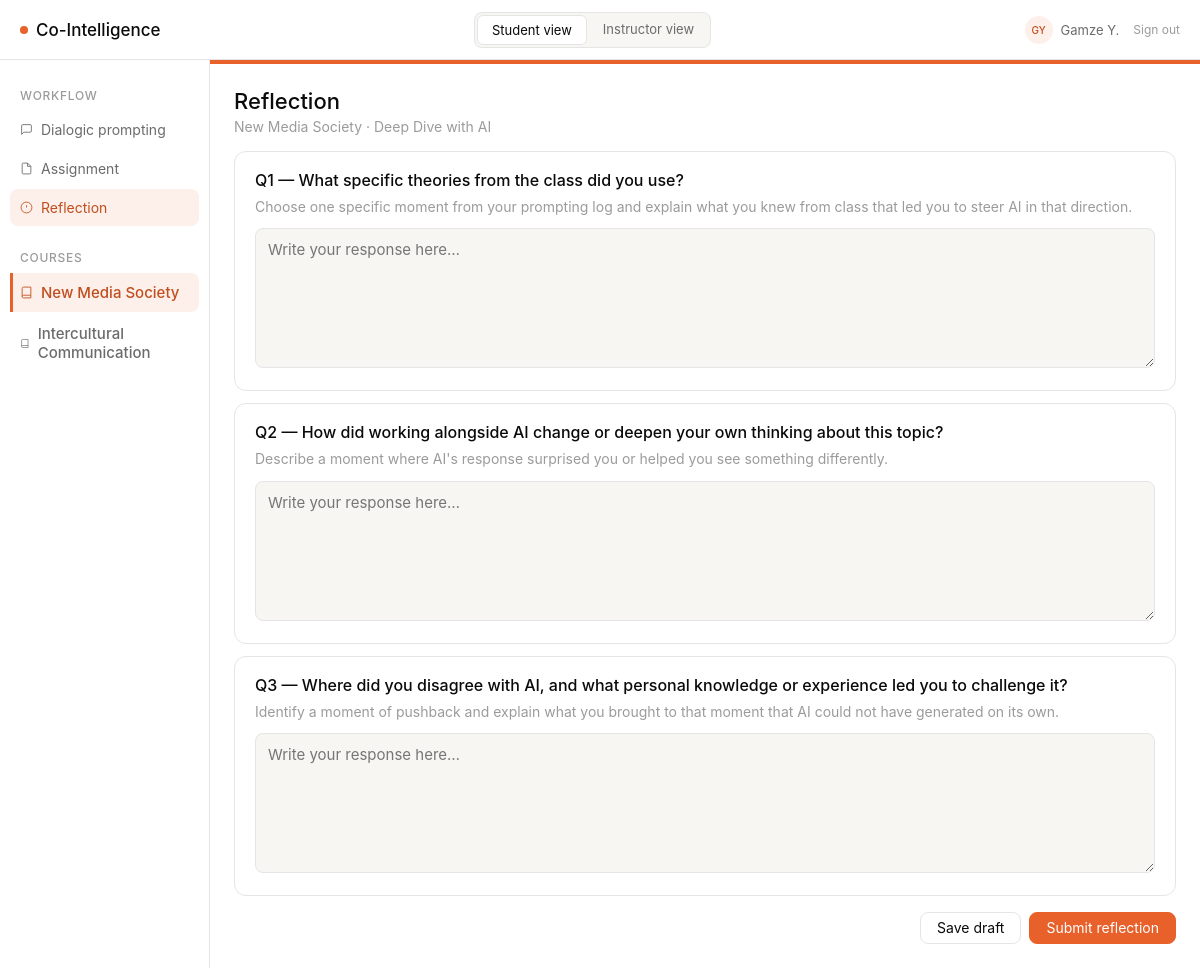
Page /student/reflection (signed in) on the committed database.
### models/models.py (models this page shows, shortened)
class User(db.Model, UserMixin):
    __tablename__ = "users"
    id = db.Column(db.Integer, primary_key=True)
    role = db.Column(db.String(20), nullable=False, default="student")  # instructor | student | dev
    display_name = db.Column(db.String(100), nullable=False)
    is_dev = db.Column(db.Boolean, nullable=False, default=False)

class Course(db.Model):
    __tablename__ = "courses"
    id = db.Column(db.Integer, primary_key=True)
    name = db.Column(db.String(200), nullable=False)
    learning_objective = db.Column(db.Text, nullable=False)
    required_concepts = db.Column(db.JSON, nullable=False, default=list)
    output_modalities = db.Column(db.JSON, nullable=False, default=list)
    min_exchanges = db.Column(db.Integer, nullable=False, default=5)
    color = db.Column(db.String(20), nullable=False, default="#E8602A")
    color_light = db.Column(db.String(20), nullable=False, default="#FDF0EA")
    color_text = db.Column(db.String(20), nullable=False, default="#C04E1E")
    color_hover = db.Column(db.String(20), nullable=False, default="#d4521f")
    assignments = db.relationship("Assignment", back_populates="course")
    students = db.relationship("Student", back_populates="course")

class Assignment(db.Model):
    __tablename__ = "assignments"
    id = db.Column(db.Integer, primary_key=True)
    course_id = db.Column(db.Integer, db.ForeignKey("courses.id"), nullable=False)
    title = db.Column(db.String(200), nullable=False)
    description = db.Column(db.Text, nullable=False)
    due_date = db.Column(db.DateTime, nullable=True)
    modality = db.Column(db.String(100), nullable=True)
    instructions = db.Column(db.Text, nullable=True)
    sections_config = db.Column(db.JSON, nullable=True)
    concepts_required = db.Column(db.Boolean, nullable=False, default=False)
    required_concepts = db.Column(db.JSON, nullable=False, default=list)
    intensity = db.Column(db.String(50), nullable=False, default="balanced")
    phase_1_end = db.Column(db.Integer, nullable=False, default=3)
    phase_2_end = db.Column(db.Integer, nullable=False, default=6)
    phase_3_end = db.Column(db.Integer, nullable=False, default=9)
    supplementary_instructions = db.Column(db.Text, nullable=False, default="")
    max_score = db.Column(db.Float, nullable=False, default=100)
    course = db.relationship("Course", back_populates="assignments")
    exchanges = db.relationship("PromptExchange", back_populates="assignment")
    reflections = db.relationship("Reflection", back_populates="assignment")
    outputs = db.relationship("Output", back_populates="assignment")
    assessment_scores = db.relationship("AssessmentScore", back_populates="assignment")
    session_summaries = db.relationship("SessionSummary", back_populates="assignment")

class ReflectionConfig(db.Model):
    __tablename__ = "reflection_configs"
    id = db.Column(db.Integer, primary_key=True)
    assignment_id = db.Column(db.Integer, db.ForeignKey("assignments.id"), nullable=False, unique=True)
    question_1 = db.Column(db.Text, nullable=False)
    question_2 = db.Column(db.Text, nullable=False)
    question_3 = db.Column(db.Text, nullable=False)
    hint_1 = db.Column(db.Text, nullable=True)
    hint_2 = db.Column(db.Text, nullable=True)
    hint_3 = db.Column(db.Text, nullable=True)
    updated_at = db.Column(db.DateTime, default=datetime.utcnow)
    assignment = db.relationship("Assignment")

### routes/student_routes.py (the view, shortened to what this page needs)
@student_bp.route("/reflection", methods=["GET", "POST"])
def reflection():
    student, assignment, course = _get_context()
    existing = Reflection.query.filter_by(
        student_id=student.id, assignment_id=assignment.id
    ).first()
    cfg = ReflectionConfig.query.filter_by(assignment_id=assignment.id).first()
    if cfg:
        questions = {
            "question_1": cfg.question_1,
            "question_2": cfg.question_2,
            "question_3": cfg.question_3,
            "hint_1": cfg.hint_1 or "",
            "hint_2": cfg.hint_2 or "",
            "hint_3": cfg.hint_3 or "",
        }
    else:
        questions = {k: (v or "") for k, v in DEFAULT_REFLECTION_QUESTIONS.items()}
    grade = Grade.query.filter_by(
        student_id=student.id, assignment_id=assignment.id
    ).first()
    return render_template(
        "student/reflection.html",
        student=student,
        assignment=assignment,
        course=course,
        existing=existing,
        questions=questions,
        grade=grade,
    )

### routes/student_routes.py (called while the page is built, shortened)
@student_bp.before_request
def require_student_access():
    if not current_user.is_authenticated:
        return redirect(url_for("login"))
    if current_user.role not in ("student", "instructor", "dev"):
        return redirect(url_for("login"))

def _get_context():
    from flask_login import current_user
    course_id = session.get("course_id")
    if course_id:
        course = Course.query.get(course_id)
    else:
        course = Course.query.first()
        if course:
            session["course_id"] = course.id
    if not course:
        return None, None, None
    student = Student.query.filter_by(name="Alex M.", course_id=course.id).first()
    assignment = Assignment.query.filter_by(course_id=course.id).first()
    return student, assignment, course

### templates/student/reflection.html (shortened to what this page needs)
{% extends "base.html" %}
{% block sidebar %}
<nav class="sidebar">
  <div class="sidebar-section">Workflow</div>
  <a href="{{ url_for('student.prompting') }}"
     class="sidebar-item{% if request.endpoint == 'student.prompting' %} active{% endif %}">
    <svg width="13" height="13" fill="none" stroke="currentColor" stroke-width="1.6" viewBox="0 0 24 24"><path d="M21 15a2 2 0 0 1-2 2H7l-4 4V5a2 2 0 0 1 2-2h14a2 2 0 0 1 2 2z"/></svg>
    Dialogic prompting
  </a>
  <a href="{{ url_for('student.assignment') }}"
     class="sidebar-item{% if request.endpoint == 'student.assignment' %} active{% endif %}">
    <svg width="13" height="13" fill="none" stroke="currentColor" stroke-width="1.6" viewBox="0 0 24 24"><path d="M14 2H6a2 2 0 0 0-2 2v16a2 2 0 0 0 2 2h12a2 2 0 0 0 2-2V8z"/><polyline points="14 2 14 8 20 8"/></svg>
    Assignment
  </a>
  <a href="{{ url_for('student.reflection') }}"
     class="sidebar-item{% if request.endpoint == 'student.reflection' %} active{% endif %}">
    <svg width="13" height="13" fill="none" stroke="currentColor" stroke-width="1.6" viewBox="0 0 24 24"><circle cx="12" cy="12" r="10"/><line x1="12" y1="8" x2="12" y2="12"/><line x1="12" y1="16" x2="12.01" y2="16"/></svg>
    Reflection
  </a>
  {% include "_course_nav.html" %}
</nav>
{% endblock %}
{% block content %}
{% set is_submitted = existing is not none and existing.is_submitted %}
{% set is_reopened  = existing is not none and existing.is_submitted and existing.is_reopened %}
<div style="margin-bottom:16px;">
  <h1 class="page-title">Reflection</h1>
  <div class="page-sub">{{ course.name }} &middot; {{ assignment.title }}</div>
</div>
{% if is_submitted and not is_reopened %}
<div style="margin-bottom:14px;">
  <span class="pill pill-submitted">&#10003; Submitted {{ existing.submitted_at.strftime('%b %d at %H:%M') }}
    {% if existing.resubmitted_at %}&middot; resubmitted {{ existing.resubmitted_at.strftime('%b %d') }}{% endif %}
  </span>
</div>
<div class="card q-card">
  <div class="q-label">Q1 — {{ questions['question_1'] }}</div>
  <div class="q-answer">{{ existing.question_1 }}</div>
</div>
<div class="card q-card">
  <div class="q-label">Q2 — {{ questions['question_2'] }}</div>
  <div class="q-answer">{{ existing.question_2 }}</div>
</div>
<div class="card q-card">
  <div class="q-label">Q3 — {{ questions['question_3'] }}</div>
  <div class="q-answer">{{ existing.question_3 }}</div>
</div>
<div class="card" style="margin-top:4px;">
  <div style="font-size:12px;font-weight:500;color:var(--text-secondary);margin-bottom:10px;">Instructor feedback</div>
  {% if grade and grade.is_published %}
    {% if grade.feedback %}
    <div style="font-size:14px;color:var(--text-primary);line-height:1.7;white-space:pre-wrap;margin-bottom:10px;">{{ grade.feedback }}</div>
    {% endif %}
    <div style="font-size:11px;color:var(--text-tertiary);">Published {{ grade.published_at.strftime('%b %d at %H:%M') }}</div>
  {% else %}
    <div style="font-size:12px;color:var(--text-tertiary);">Your instructor will leave feedback here after reviewing your work.</div>
  {% endif %}
</div>
{% else %}
<div class="card q-card">
  <div class="q-label">Q1 — {{ questions['question_1'] }}</div>
  {% if questions['hint_1'] %}<div class="q-hint">{{ questions['hint_1'] }}</div>{% endif %}
  <textarea id="q1" rows="5" placeholder="Write your response here…">{{ existing.question_1 if existing else '' }}</textarea>
</div>
<div class="card q-card">
  <div class="q-label">Q2 — {{ questions['question_2'] }}</div>
  {% if questions['hint_2'] %}<div class="q-hint">{{ questions['hint_2'] }}</div>{% endif %}
  <textarea id="q2" rows="5" placeholder="Write your response here…">{{ existing.question_2 if existing else '' }}</textarea>
</div>
<div class="card q-card">
  <div class="q-label">Q3 — {{ questions['question_3'] }}</div>
  {% if questions['hint_3'] %}<div class="q-hint">{{ questions['hint_3'] }}</div>{% endif %}
  <textarea id="q3" rows="5" placeholder="Write your response here…">{{ existing.question_3 if existing else '' }}</textarea>
</div>
<div class="action-row">
  <button class="btn" onclick="saveDraft()">Save draft</button>
  {% if is_reopened %}
  <button class="btn btn-primary" onclick="resubmitReflection()">Resubmit reflection</button>
  {% else %}
  <button class="btn btn-primary" onclick="confirmSubmit()">Submit reflection</button>
  {% endif %}
</div>
{% endif %}
{% endblock %}

### templates/base.html (shortened to what this page needs)
<!DOCTYPE html>
<html lang="en">
<head>
  <link rel="stylesheet" href="{{ url_for('static', filename='style.css') }}" />
  <link rel="stylesheet" href="https://cdn.jsdelivr.net/npm/@tabler/icons-webfont@latest/tabler-icons.min.css" />
</head>
<body>
{% set is_student    = request.path.startswith('/student') %}
{% set is_instructor = request.path.startswith('/instructor') %}
{% if current_user.is_authenticated %}
  {% set _display = current_user.display_name %}
  {% set _parts   = _display.split() %}
  {% set _initials = (_parts[0][0] + (_parts[1][0] if _parts|length > 1 else ''))|upper %}
{% elif is_student %}
  {% set _display  = "Alex M." %}
  {% set _initials = "AM" %}
{% else %}
  {% set _display  = "Instructor" %}
  {% set _initials = "IN" %}
{% endif %}
<div class="app">
  <div class="topbar">
    <a class="logo" href="/">
      <span class="logo-dot"></span>
      Co-Intelligence
    </a>
    <div class="topbar-toggles">
      {% if current_user.is_authenticated and current_user.role == 'student' %}
        <span class="topbar-toggle active" style="cursor:default;">Student view</span>
      {% else %}
        <a href="{{ url_for('student.prompting') }}"
           class="topbar-toggle{% if is_student %} active{% endif %}">
          Student view
        </a>
        <a href="{{ url_for('instructor.dashboard') }}"
           class="topbar-toggle{% if is_instructor %} active{% endif %}">
          Instructor view
        </a>
      {% endif %}
    </div>
    <div class="topbar-user">
      <div class="user-avatar">{{ _initials }}</div>
      <span class="user-name">{{ _display }}</span>
      <a href="{{ url_for('logout') }}"
         style="font-size:12px;color:var(--text-tertiary);text-decoration:none;margin-left:6px;">
        Sign out
      </a>
    </div>
  </div>
  <div class="main">
    {% block sidebar %}{% endblock %}
    <div class="content">
      {% block content %}{% endblock %}
    </div>
  </div>
</div>
</body>
</html>

### templates/_course_nav.html
{% if all_courses and all_courses | length > 1 %}
<div class="sidebar-section" style="margin-top:8px;">Courses</div>
{% for c in all_courses %}
<a href="{{ url_for('switch_course', course_id=c.id) }}"
   class="sidebar-item{% if c.id == current_course_id %} active{% endif %}"
   style="font-size:15px;font-weight:500;{% if c.id == current_course_id %}border-left:3px solid {{ course_color }};border-radius:0 8px 8px 0;padding-left:7px;{% endif %}">
  <svg width="13" height="13" fill="none" stroke="currentColor" stroke-width="1.6" viewBox="0 0 24 24">
    <path d="M4 19.5A2.5 2.5 0 0 1 6.5 17H20"/><path d="M6.5 2H20v20H6.5A2.5 2.5 0 0 1 4 19.5v-15A2.5 2.5 0 0 1 6.5 2z"/>
  </svg>
  {{ c.name }}
</a>
{% endfor %}
{% endif %}

### static/style.css (style rules this page uses)
:root { --bg-primary: #ffffff; --bg-surface: #f7f6f3; --bg-orange-light: #FDF0EA; --text-primary: #0a0a0a; --text-secondary: #6b6b6b; --text-tertiary: #9b9b9b; --text-orange: #C04E1E; --accent: #E8602A; --border: #e5e5e5; --pill-green-bg: #e8f5ee; --pill-green-text: #1a7a45; --pill-amber-bg: #fef3e2; --pill-amber-text: #92580a; }
*, *::before, *::after { box-sizing: border-box; margin: 0; padding: 0; }
body { font-family: -apple-system, BlinkMacSystemFont, "Inter", system-ui, sans-serif; font-size: 16px; font-weight: 400; color: var(--text-primary); background: var(--bg-primary); -webkit-font-smoothing: antialiased; }
.app { display: flex; flex-direction: column; min-height: 100vh; }
.topbar { height: 60px; border-bottom: 1px solid var(--border); display: flex; align-items: center; justify-content: space-between; padding: 0 20px; background: var(--bg-primary); }
.logo { font-size: 17px; font-weight: 500; display: flex; align-items: center; gap: 8px; color: var(--text-primary); text-decoration: none; }
.logo-dot { width: 8px; height: 8px; border-radius: 50%; background: var(--accent); flex-shrink: 0; }
.main { display: flex; flex: 1; }
.sidebar { width: 210px; border-right: 1px solid var(--border); padding: 14px 10px; display: flex; flex-direction: column; gap: 2px; background: var(--bg-primary); }
.sidebar-section { font-size: 12px; font-weight: 500; letter-spacing: 0.06em; text-transform: uppercase; color: var(--text-tertiary); padding: 14px 10px 6px; }
.sidebar-item { display: flex; align-items: center; gap: 8px; padding: 10px 10px; border-radius: 8px; font-size: 14px; color: var(--text-secondary); cursor: pointer; text-decoration: none; }
.sidebar-item.active { background: var(--bg-orange-light); color: var(--text-orange); }
.content { flex: 1; padding: 24px; overflow: auto; }
.page-title { font-size: 22px; font-weight: 500; color: var(--text-primary); }
.page-sub { font-size: 14px; color: var(--text-tertiary); margin-top: 4px; }
.card { background: var(--bg-primary); border: 1px solid var(--border); border-radius: 12px; padding: 18px 20px; }
.btn { font-family: inherit; font-size: 14px; font-weight: 400; padding: 8px 16px; border-radius: 8px; border: 1px solid var(--border); background: transparent; color: var(--text-primary); cursor: pointer; display: inline-flex; align-items: center; gap: 6px; text-decoration: none; line-height: 1; }
.btn-primary { background: var(--accent); color: #fff; border-color: var(--accent); }
input, textarea, select { font-family: inherit; font-size: 15px; padding: 9px 12px; border-radius: 8px; border: 1px solid var(--border); background: var(--bg-surface); color: var(--text-primary); width: 100%; outline: none; }
textarea { resize: vertical; line-height: 1.6; }

### templates/base.html (style rules this page uses)
.topbar-toggles { display: flex; gap: 2px; background: var(--bg-surface); border: 1px solid var(--border); border-radius: 8px; padding: 2px; }
.topbar-toggle { font-size: 13px; padding: 6px 14px; border-radius: 6px; border: none; background: transparent; color: var(--text-secondary); cursor: pointer; text-decoration: none; font-family: inherit; transition: background .12s, color .12s; white-space: nowrap; }
.topbar-toggle.active { background: var(--bg-primary); color: var(--text-primary); border: 1px solid var(--border); }
.topbar-user { display: flex; align-items: center; gap: 8px; }
.user-avatar { width: 28px; height: 28px; border-radius: 50%; background: var(--bg-orange-light); color: var(--text-orange); font-size: 10px; font-weight: 500; display: flex; align-items: center; justify-content: center; flex-shrink: 0; }
.user-name { font-size: 13px; color: var(--text-secondary); }

### templates/student/reflection.html (style rules this page uses)
.q-card { margin-bottom:12px; }
.q-label { font-size:16px; font-weight:500; color:var(--text-primary); margin-bottom:6px; }
.q-hint { font-size:14px; color:var(--text-tertiary); line-height:1.6; margin-bottom:10px; }
.action-row { display:flex; gap:8px; justify-content:flex-end; margin-top:16px; align-items:center; }

### rows in the picture
User: display_name "Gamze Y."
Course: name "New Media Society"
Course: name "Intercultural Communication"
Assignment: title "Deep Dive with AI"
ReflectionConfig: question_1 "What specific theories from the class did you use?", hint_1 "Choose one specific moment from your prompting log and explain what you knew from class that led you to steer AI in that direction.", question_2 "How did working alongside AI change or deepen your own thinking about this topic?", hint_2 "Describe a moment where AI's response surprised you or helped you see something differently.", question_3 "Where did you disagree with AI, and what personal knowledge or experience led you to challenge it?", hint_3 "Identify a moment of pushback and explain what you brought to that moment that AI could not have generated on its own."

### other values in the picture
{{ _initials }} "GY"
